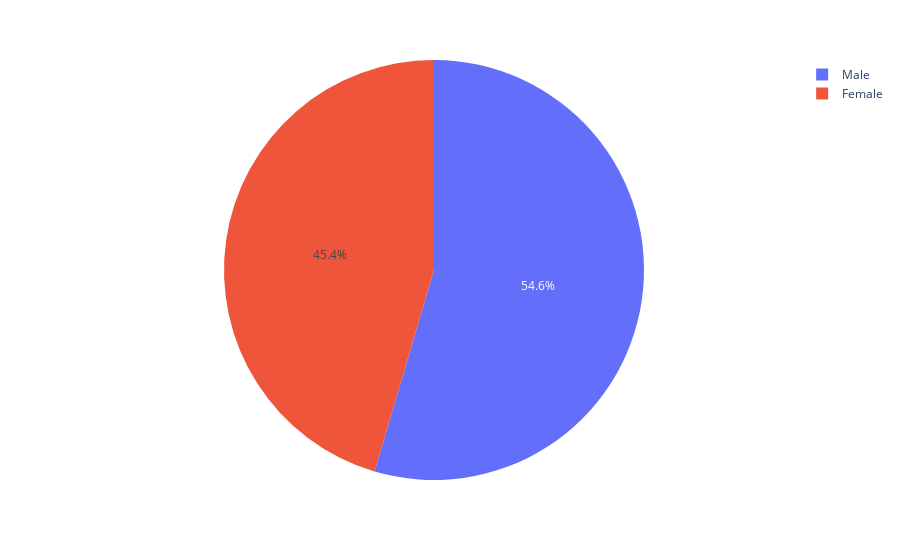

The notebook cell saved with this chart:
### Code cell
px.pie(data_frame=df,names='Gender')

### Figure 1 — Plotly figure (JSON) as saved in the notebook; plotly's stock layout.template omitted (floating-point values rounded to 4 significant figures; data arrays with more than 128 entries replaced by an {"elided": "..."} marker saying what was removed)
{"data": [{"domain": {"x": [0, 1], "y": [0, 1]}, "hovertemplate": "Gender=%{label}<extra></extra>", "labels": {"elided": "10000 str values"}, "legendgroup": "", "name": "", "showlegend": true, "type": "pie"}], "layout": {"autosize": true, "legend": {"tracegroupgap": 0}, "margin": {"t": 60}}}
